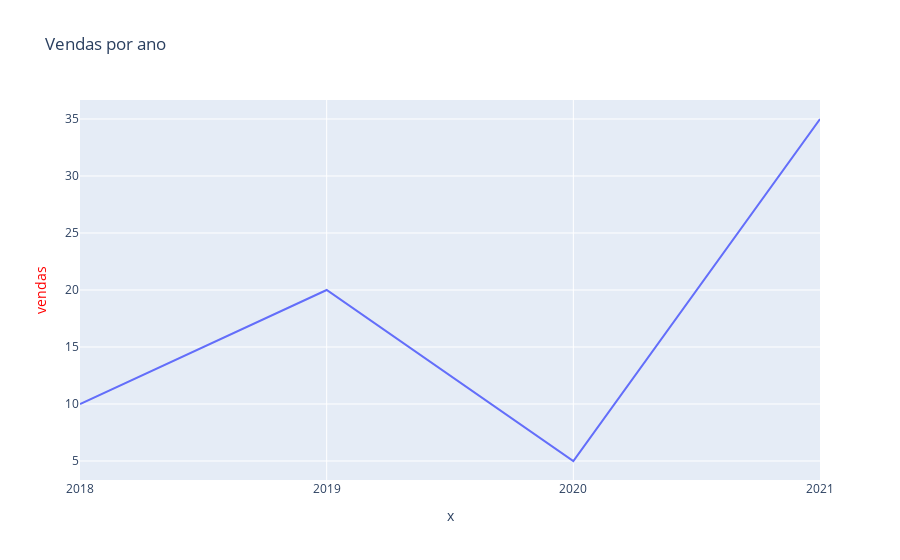

Notebook code cell kept with this figure:
### Code cell
# gráfico 2 - alterando o eixo y
dados_x = ["2018", "2019", "2020", "2021"]
dados_y = [10, 20, 5, 35]

fig = px.line(x=dados_x, y=dados_y, title="Vendas por ano")
fig.update_yaxes(title="vendas", title_font_color="red")
fig.show()

### Figure 1 — Plotly figure (JSON) as saved in the notebook; plotly's stock layout.template omitted (floating-point values rounded to 4 significant figures)
{"data": [{"hovertemplate": "x=%{x}<br>y=%{y}<extra></extra>", "legendgroup": "", "line": {"color": "#636efa", "dash": "solid"}, "marker": {"symbol": "circle"}, "mode": "lines", "name": "", "orientation": "v", "showlegend": false, "type": "scatter", "x": ["2018", "2019", "2020", "2021"], "xaxis": "x", "y": [10, 20, 5, 35], "yaxis": "y"}], "layout": {"legend": {"tracegroupgap": 0}, "title": {"text": "Vendas por ano"}, "xaxis": {"anchor": "y", "domain": [0, 1], "title": {"text": "x"}}, "yaxis": {"anchor": "x", "domain": [0, 1], "title": {"font": {"color": "red"}, "text": "vendas"}}}}
